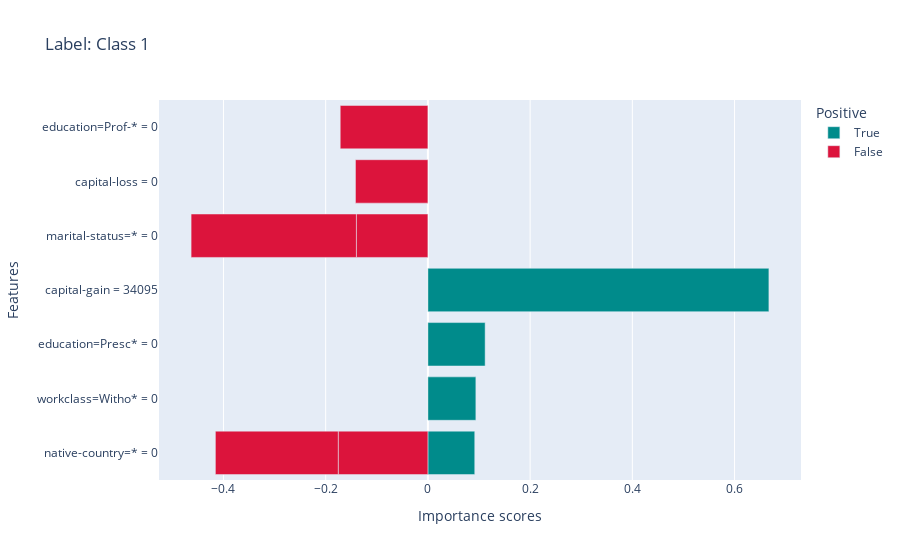
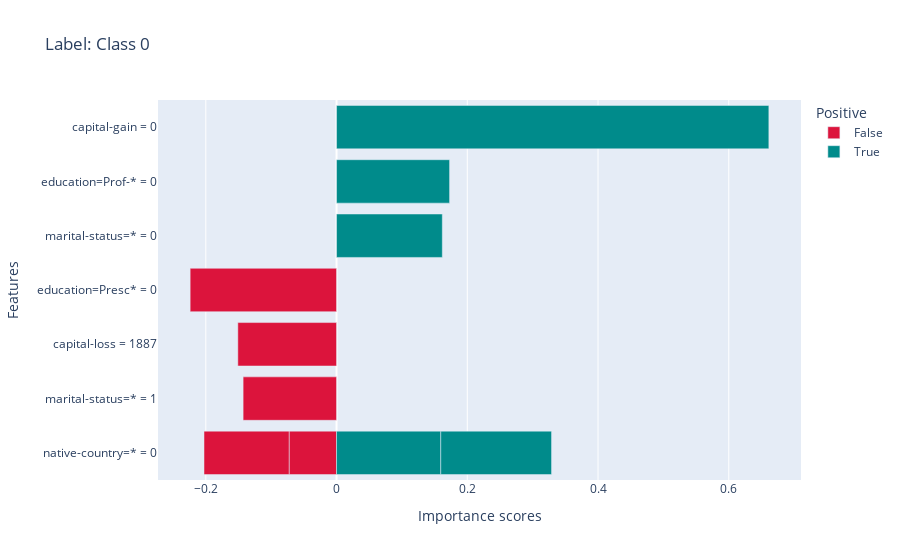
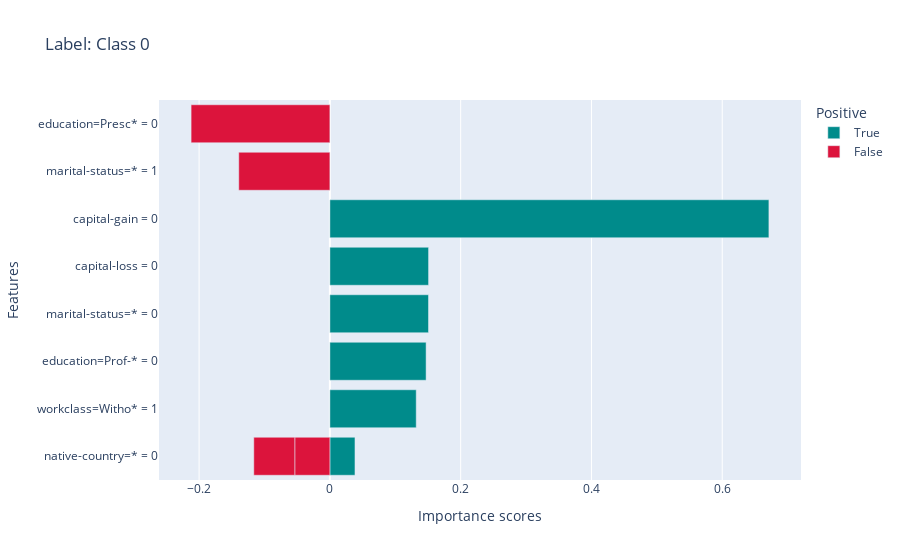
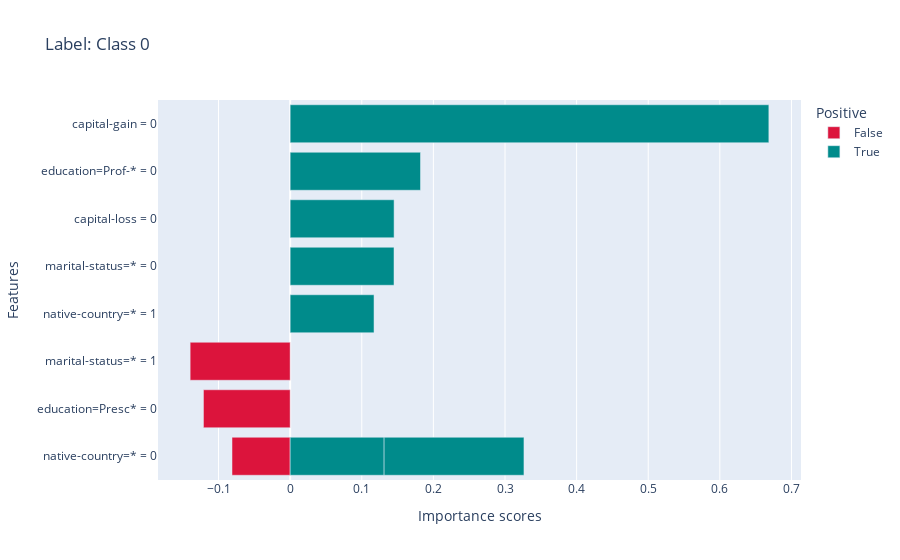

The notebook cell saved with these charts, in order:
### Markdown cell above
### 6.1 LIME Explanations

### Code cell
# Visualize LIME for the first few mistakes
for i, idx in enumerate(mistake_indices[:10]): # Show first 10 to save space
    print(f"\nInstance {idx}: True={top_10_mistakes.loc[idx, 'true_label']}, Pred={top_10_mistakes.loc[idx, 'prediction']}, Conf={top_10_mistakes.loc[idx, 'confidence']:.2f}")
    local_explanations["lime"].ipython_plot(index=i)

### Figure 1 — Plotly figure (JSON) as saved in the notebook; plotly's stock layout.template omitted (floating-point values rounded to 4 significant figures)
{"data": [{"hovertemplate": "Positive=True<br>Importance scores=%{x}<br>Features=%{y}<extra></extra>", "legendgroup": "True", "marker": {"color": "#008B8B", "pattern": {"shape": ""}}, "name": "True", "orientation": "h", "showlegend": true, "textposition": "auto", "type": "bar", "x": [0.09169, 0.09386, 0.112, 0.6672], "xaxis": "x", "y": ["native-country=* = 0", "workclass=Witho* = 0", "education=Presc* = 0", "capital-gain = 34095"], "yaxis": "y"}, {"hovertemplate": "Positive=False<br>Importance scores=%{x}<br>Features=%{y}<extra></extra>", "legendgroup": "False", "marker": {"color": "#DC143C", "pattern": {"shape": ""}}, "name": "False", "orientation": "h", "showlegend": true, "textposition": "auto", "type": "bar", "x": [-0.1399, -0.1417, -0.1715, -0.1754, -0.2404, -0.3234], "xaxis": "x", "y": ["marital-status=* = 0", "capital-loss = 0", "education=Prof-* = 0", "native-country=* = 0", "native-country=* = 0", "marital-status=* = 0"], "yaxis": "y"}], "layout": {"barmode": "relative", "legend": {"title": {"text": "Positive"}, "tracegroupgap": 0}, "title": {"text": "Label: Class 1"}, "xaxis": {"anchor": "y", "domain": [0, 1], "title": {"text": "Importance scores"}}, "yaxis": {"anchor": "x", "domain": [0, 1], "title": {"text": "Features"}}}}

### Figure 2 — Plotly figure (JSON) as saved in the notebook; plotly's stock layout.template omitted (floating-point values rounded to 4 significant figures)
{"data": [{"hovertemplate": "Positive=False<br>Importance scores=%{x}<br>Features=%{y}<extra></extra>", "legendgroup": "False", "marker": {"color": "#DC143C", "pattern": {"shape": ""}}, "name": "False", "orientation": "h", "showlegend": true, "textposition": "auto", "type": "bar", "x": [-0.07256, -0.1302, -0.1429, -0.151, -0.2239], "xaxis": "x", "y": ["native-country=* = 0", "native-country=* = 0", "marital-status=* = 1", "capital-loss = 1887", "education=Presc* = 0"], "yaxis": "y"}, {"hovertemplate": "Positive=True<br>Importance scores=%{x}<br>Features=%{y}<extra></extra>", "legendgroup": "True", "marker": {"color": "#008B8B", "pattern": {"shape": ""}}, "name": "True", "orientation": "h", "showlegend": true, "textposition": "auto", "type": "bar", "x": [0.1594, 0.1618, 0.1695, 0.1729, 0.6613], "xaxis": "x", "y": ["native-country=* = 0", "marital-status=* = 0", "native-country=* = 0", "education=Prof-* = 0", "capital-gain = 0"], "yaxis": "y"}], "layout": {"barmode": "relative", "legend": {"title": {"text": "Positive"}, "tracegroupgap": 0}, "title": {"text": "Label: Class 0"}, "xaxis": {"anchor": "y", "domain": [0, 1], "title": {"text": "Importance scores"}}, "yaxis": {"anchor": "x", "domain": [0, 1], "title": {"text": "Features"}}}}

### Figure 3 — Plotly figure (JSON) as saved in the notebook; plotly's stock layout.template omitted (floating-point values rounded to 4 significant figures)
{"data": [{"hovertemplate": "Positive=True<br>Importance scores=%{x}<br>Features=%{y}<extra></extra>", "legendgroup": "True", "marker": {"color": "#008B8B", "pattern": {"shape": ""}}, "name": "True", "orientation": "h", "showlegend": true, "textposition": "auto", "type": "bar", "x": [0.03836, 0.132, 0.1471, 0.1508, 0.1509, 0.6714], "xaxis": "x", "y": ["native-country=* = 0", "workclass=Witho* = 1", "education=Prof-* = 0", "marital-status=* = 0", "capital-loss = 0", "capital-gain = 0"], "yaxis": "y"}, {"hovertemplate": "Positive=False<br>Importance scores=%{x}<br>Features=%{y}<extra></extra>", "legendgroup": "False", "marker": {"color": "#DC143C", "pattern": {"shape": ""}}, "name": "False", "orientation": "h", "showlegend": true, "textposition": "auto", "type": "bar", "x": [-0.05368, -0.06269, -0.1394, -0.2122], "xaxis": "x", "y": ["native-country=* = 0", "native-country=* = 0", "marital-status=* = 1", "education=Presc* = 0"], "yaxis": "y"}], "layout": {"barmode": "relative", "legend": {"title": {"text": "Positive"}, "tracegroupgap": 0}, "title": {"text": "Label: Class 0"}, "xaxis": {"anchor": "y", "domain": [0, 1], "title": {"text": "Importance scores"}}, "yaxis": {"anchor": "x", "domain": [0, 1], "title": {"text": "Features"}}}}

### Figure 4 — Plotly figure (JSON) as saved in the notebook; plotly's stock layout.template omitted (floating-point values rounded to 4 significant figures)
{"data": [{"hovertemplate": "Positive=False<br>Importance scores=%{x}<br>Features=%{y}<extra></extra>", "legendgroup": "False", "marker": {"color": "#DC143C", "pattern": {"shape": ""}}, "name": "False", "orientation": "h", "showlegend": true, "textposition": "auto", "type": "bar", "x": [-0.08121, -0.1211, -0.1396], "xaxis": "x", "y": ["native-country=* = 0", "education=Presc* = 0", "marital-status=* = 1"], "yaxis": "y"}, {"hovertemplate": "Positive=True<br>Importance scores=%{x}<br>Features=%{y}<extra></extra>", "legendgroup": "True", "marker": {"color": "#008B8B", "pattern": {"shape": ""}}, "name": "True", "orientation": "h", "showlegend": true, "textposition": "auto", "type": "bar", "x": [0.1171, 0.1312, 0.145, 0.1451, 0.182, 0.1953, 0.6684], "xaxis": "x", "y": ["native-country=* = 1", "native-country=* = 0", "marital-status=* = 0", "capital-loss = 0", "education=Prof-* = 0", "native-country=* = 0", "capital-gain = 0"], "yaxis": "y"}], "layout": {"barmode": "relative", "legend": {"title": {"text": "Positive"}, "tracegroupgap": 0}, "title": {"text": "Label: Class 0"}, "xaxis": {"anchor": "y", "domain": [0, 1], "title": {"text": "Importance scores"}}, "yaxis": {"anchor": "x", "domain": [0, 1], "title": {"text": "Features"}}}}
